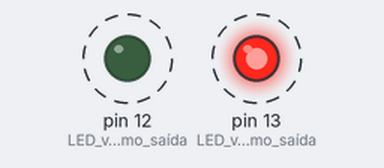
Recording of a sketch running on a simulated Arduino Uno, built with avr-gcc and run on an emulated ATmega328P. On the bench: output pins drawn as LEDs (lit = HIGH). Dashed ring = blinking. What the sketch prints to the serial monitor is not drawn.

Above: at 0.5 s.
Timing chart, 0 to 4.6 s (numbered marks = the images above):
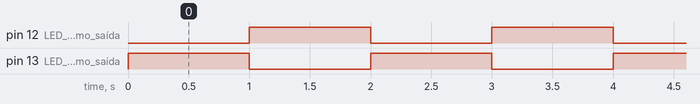

Measured:
- by itself, pin 12 (LED_verde_como_saída), pin 13 (LED_vermelho_como_saída): alternates HIGH for 1.0 s and LOW for 1.0 s

The sketch:

00_introducao_wokwi_solucao.ino
```cpp
// Faculdade de Tecnologia SENAI Porto Alegre
// Disciplina: Programação Básica
// Experimento 00: Gabarito — LEDs alternados (pinos 12 e 13)
//
// SOLUÇÃO DE REFERÊNCIA — uso exclusivo do professor.

// PINO 13 → LED Vermelho
// PINO 12 → LED Verde
// Quando um está LIGADO, o outro está DESLIGADO.

void setup() {
  pinMode(13, OUTPUT); // LED vermelho como saída
  pinMode(12, OUTPUT); // LED verde como saída

  // Abre canal serial a 9600 bps
  Serial.begin(9600);
}

void loop() {
  // FASE 1: vermelho LIGADO, verde DESLIGADO
  digitalWrite(13, HIGH);
  digitalWrite(12, LOW);
  Serial.println(
    "VERMELHO ligado | VERDE desligado"
  );
  delay(1000);

  // FASE 2: vermelho DESLIGADO, verde LIGADO
  digitalWrite(13, LOW);
  digitalWrite(12, HIGH);
  Serial.println(
    "VERMELHO desligado | VERDE ligado"
  );
  delay(1000);
}
```
